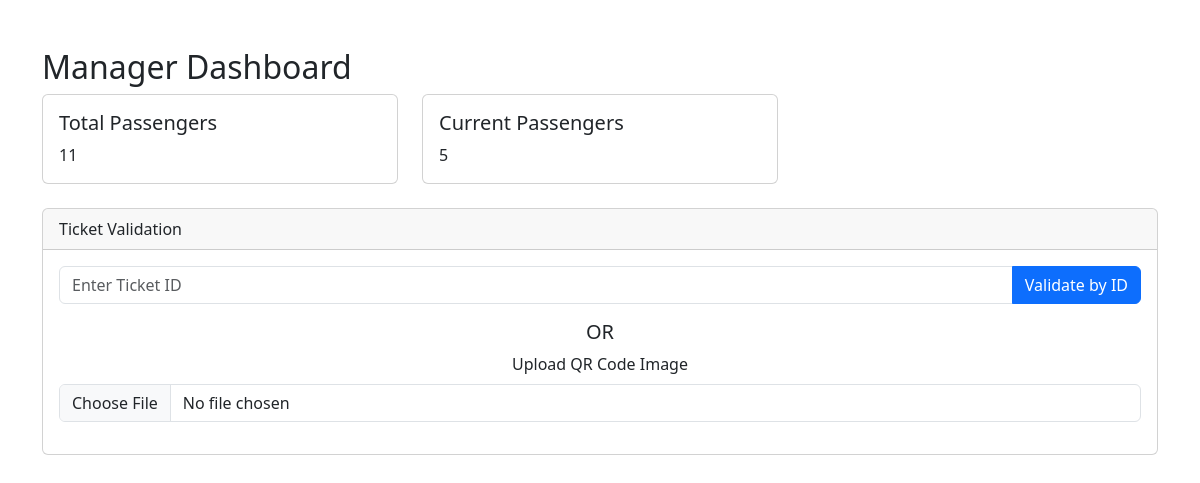
The app's page /manager_dashboard (signed in), older data.
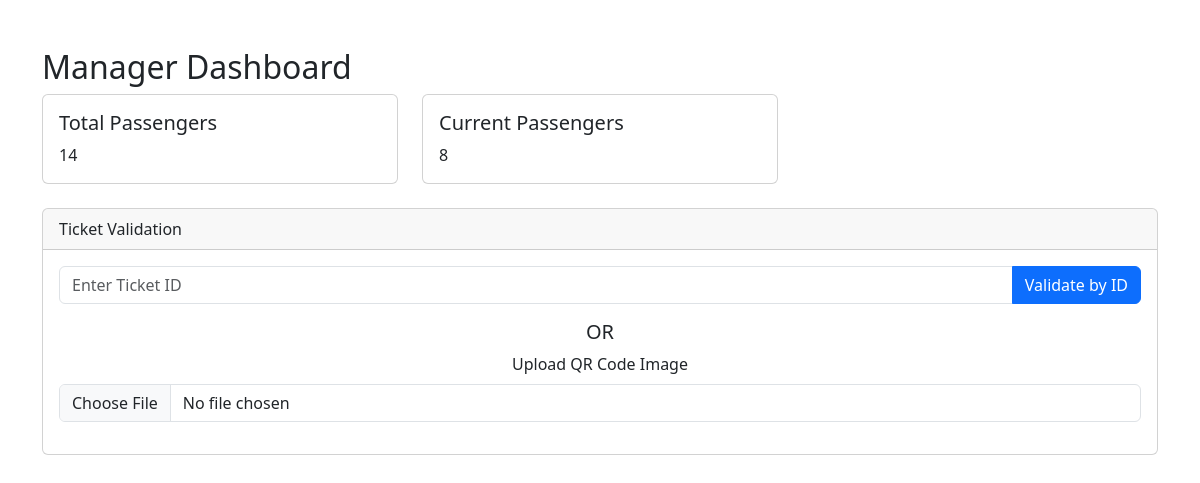
The same page, newer data.
### app.py (models this page shows)
class DailyPassengerCount(db.Model):
    id = db.Column(db.Integer, primary_key=True)
    date = db.Column(db.Date, unique=True, nullable=False)
    total_passengers = db.Column(db.Integer, default=0)
    current_passengers = db.Column(db.Integer, default=0)

### app.py (the view, shortened to what this page needs)
@app.route('/manager_dashboard', methods=['GET', 'POST'])
def manager_dashboard():
    if 'manager' not in session:
        return redirect(url_for('login'))
    today = date.today()
    daily_count = DailyPassengerCount.query.filter_by(date=today).first()
    return render_template('manager_dashboard.html',
                           daily_count=daily_count)

### templates/manager_dashboard.html (shortened to what this page needs)
<!DOCTYPE html>
<html lang="en">
<head>
    <link href="https://cdn.jsdelivr.net/npm/bootstrap@5.3.0/dist/css/bootstrap.min.css" rel="stylesheet">
</head>
<body>
    <div class="container mt-5">
        <h2>Manager Dashboard</h2>
        <div class="row mb-4">
            <div class="col-md-4">
                <div class="card">
                    <div class="card-body">
                        <h5 class="card-title">Total Passengers</h5>
                        <p class="card-text">
                            {{ daily_count.total_passengers if daily_count else 0 }}
                        </p>
                    </div>
                </div>
            </div>
            <div class="col-md-4">
                <div class="card">
                    <div class="card-body">
                        <h5 class="card-title">Current Passengers</h5>
                        <p class="card-text">
                            {{ daily_count.current_passengers if daily_count else 0 }}
                        </p>
                    </div>
                </div>
            </div>
        </div>
        <div class="card mb-4">
            <div class="card-header">
                Ticket Validation
            </div>
            <div class="card-body">
                <div class="mb-3">
                    <form method="POST">
                        <div class="input-group">
                            <input type="text"
                                   class="form-control"
                                   placeholder="Enter Ticket ID"
                                   name="ticket_id">
                            <button class="btn btn-primary" type="submit">
                                Validate by ID
                            </button>
                        </div>
                    </form>
                </div>
                <div class="mb-3 text-center">
                    <h5>OR</h5>
                    <form method="POST" enctype="multipart/form-data">
                        <div class="mb-3">
                            <label for="qr_image" class="form-label">
                                Upload QR Code Image
                            </label>
                            <input
                                class="form-control"
                                type="file"
                                id="qr_image"
                                name="qr_image"
                                accept="image/*"
                                onchange="previewImage(event)"
                            >
                        </div>
                    </form>
                </div>
            </div>
        </div>
    </div>
</body>
</html>

Row changes from the older to the newer data that the page shows:
changed DailyPassengerCount: total_passengers "11" → "14"; current_passengers "5" → "8"
